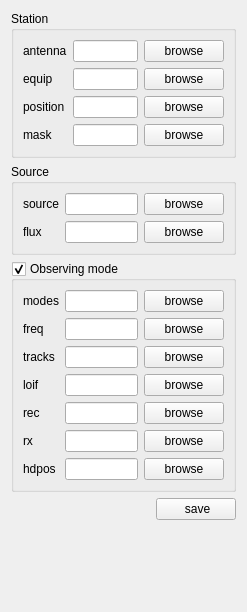
          <widget class="QWidget" name="scrollAreaWidgetContents">
           <property name="geometry">
            <rect>
             <x>0</x>
             <y>0</y>
             <width>247</width>
             <height>612</height>
            </rect>
           </property>
           <layout class="QVBoxLayout" name="verticalLayout_47">
            <item>
             <widget class="QGroupBox" name="groupBox_4">
              <property name="title">
               <string>Station</string>
              </property>
              <layout class="QFormLayout" name="formLayout_7">
               <item row="0" column="0">
                <widget class="QLabel" name="label_50">
                 <property name="text">
                  <string>antenna</string>
                 </property>
                </widget>
               </item>
               <item row="0" column="1">
                <layout class="QHBoxLayout" name="horizontalLayout_49">
                 <item>
                  <widget class="QLineEdit" name="lineEdit_pathAntenna">
                   <property name="acceptDrops">
                    <bool>true</bool>
                   </property>
                   <property name="toolTip">
                    <string>path to skd antenna catalog</string>
                   </property>
                   <property name="statusTip">
                    <string>enter path to skd antenna catalog here</string>
                   </property>
                   <property name="text">
                    <string/>
                   </property>
                  </widget>
                 </item>
                 <item>
                  <widget class="QPushButton" name="pushButton_browseAntenna">
                   <property name="toolTip">
                    <string>browse for skd antenna catalog</string>
                   </property>
                   <property name="statusTip">
                    <string>browse for skd antenna catalog</string>
                   </property>
                   <property name="text">
                    <string>browse</string>
                   </property>
                   <property name="icon">
                    <iconset resource="myresources.qrc">
                     <normaloff>:/icons/icons/folder-saved-search.png</normaloff>:/icons/icons/folder-saved-search.png</iconset>
                   </property>
                  </widget>
                 </item>
                </layout>
               </item>
               <item row="1" column="0">
                <widget class="QLabel" name="label_51">
                 <property name="text">
                  <string>equip</string>
                 </property>
                </widget>
               </item>
               <item row="1" column="1">
                <layout class="QHBoxLayout" name="horizontalLayout_50">
                 <item>
                  <widget class="QLineEdit" name="lineEdit_pathEquip">
                   <property name="toolTip">
                    <string>path to skd equip catalog</string>
                   </property>
                   <property name="statusTip">
                    <string>enter path to skd equip catalog here</string>
                   </property>
                   <property name="text">
                    <string/>
                   </property>
                  </widget>
                 </item>
                 <item>
                  <widget class="QPushButton" name="pushButton_browseEquip">
                   <property name="toolTip">
                    <string>browse for skd equp catalog</string>
                   </property>
                   <property name="statusTip">
                    <string>browse for skd equip catalog</string>
                   </property>
                   <property name="text">
                    <string>browse</string>
                   </property>
                   <property name="icon">
                    <iconset resource="myresources.qrc">
                     <normaloff>:/icons/icons/folder-saved-search.png</normaloff>:/icons/icons/folder-saved-search.png</iconset>
                   </property>
                  </widget>
                 </item>
                </layout>
               </item>
               <item row="2" column="0">
                <widget class="QLabel" name="label_53">
                 <property name="text">
                  <string>position</string>
                 </property>
                </widget>
               </item>
               <item row="2" column="1">
                <layout class="QHBoxLayout" name="horizontalLayout_51">
                 <item>
                  <widget class="QLineEdit" name="lineEdit_pathPosition">
                   <property name="toolTip">
                    <string>path to skd position catalog</string>
                   </property>
                   <property name="statusTip">
                    <string>enter path to skd position catalog here</string>
                   </property>
                   <property name="text">
                    <string/>
                   </property>
                  </widget>
                 </item>
                 <item>
                  <widget class="QPushButton" name="pushButton_browsePosition">
                   <property name="toolTip">
                    <string>browse for skd position catalog</string>
                   </property>
                   <property name="statusTip">
                    <string>browse for skd position catalog</string>
                   </property>
                   <property name="text">
                    <string>browse</string>
                   </property>
                   <property name="icon">
                    <iconset resource="myresources.qrc">
                     <normaloff>:/icons/icons/folder-saved-search.png</normaloff>:/icons/icons/folder-saved-search.png</iconset>
                   </property>
                  </widget>
                 </item>
                </layout>
               </item>
               <item row="3" column="0">
                <widget class="QLabel" name="label_54">
                 <property name="text">
                  <string>mask</string>
                 </property>
                </widget>
               </item>
               <item row="3" column="1">
                <layout class="QHBoxLayout" name="horizontalLayout_52">
                 <item>
                  <widget class="QLineEdit" name="lineEdit_pathMask">
                   <property name="toolTip">
                    <string>path to skd mask catalog</string>
                   </property>
                   <property name="statusTip">
                    <string>enter path to skd mask catalog here</string>
                   </property>
                   <property name="text">
                    <string/>
                   </property>
                  </widget>
                 </item>
                 <item>
                  <widget class="QPushButton" name="pushButton_browseMask">
                   <property name="toolTip">
                    <string>browse for skd mask catalog</string>
                   </property>
                   <property name="statusTip">
                    <string>browse for skd mask catalog</string>
                   </property>
                   <property name="text">
                    <string>browse</string>
                   </property>
                   <property name="icon">
                    <iconset resource="myresources.qrc">
                     <normaloff>:/icons/icons/folder-saved-search.png</normaloff>:/icons/icons/folder-saved-search.png</iconset>
                   </property>
                  </widget>
                 </item>
                </layout>
               </item>
              </layout>
             </widget>
            </item>
            <item>
             <widget class="QGroupBox" name="groupBox_16">
              <property name="title">
               <string>Source</string>
              </property>
              <layout class="QFormLayout" name="formLayout_8">
               <item row="0" column="0">
                <widget class="QLabel" name="label_52">
                 <property name="text">
                  <string>source</string>
                 </property>
                </widget>
               </item>
               <item row="0" column="1">
                <layout class="QHBoxLayout" name="horizontalLayout_54">
                 <item>
                  <widget class="QLineEdit" name="lineEdit_pathSource">
                   <property name="toolTip">
                    <string>path to skd source catalog</string>
                   </property>
                   <property name="statusTip">
                    <string>enter path to skd source catalog here</string>
                   </property>
                   <property name="text">
                    <string/>
                   </property>
                  </widget>
                 </item>
                 <item>
                  <widget class="QPushButton" name="pushButton_browseSource">
                   <property name="toolTip">
                    <string>browse for skd source catalog</string>
                   </property>
                   <property name="statusTip">
                    <string>browse for skd source catalog</string>
                   </property>
                   <property name="text">
                    <string>browse</string>
                   </property>
                   <property name="icon">
                    <iconset resource="myresources.qrc">
                     <normaloff>:/icons/icons/folder-saved-search.png</normaloff>:/icons/icons/folder-saved-search.png</iconset>
                   </property>
                  </widget>
                 </item>
                </layout>
               </item>
               <item row="1" column="0">
                <widget class="QLabel" name="label_55">
                 <property name="text">
                  <string>flux</string>
                 </property>
                </widget>
               </item>
               <item row="1" column="1">
                <layout class="QHBoxLayout" name="horizontalLayout_53">
                 <item>
                  <widget class="QLineEdit" name="lineEdit_pathFlux">
                   <property name="toolTip">
                    <string>path to skd flux catalog</string>
                   </property>
                   <property name="statusTip">
                    <string>enter path to skd flux catalog here</string>
                   </property>
                   <property name="text">
                    <string/>
                   </property>
                  </widget>
                 </item>
                 <item>
                  <widget class="QPushButton" name="pushButton_browseFlux">
                   <property name="toolTip">
                    <string>browse for skd flux catalog</string>
                   </property>
                   <property name="statusTip">
                    <string>browse for skd flux catalog</string>
                   </property>
                   <property name="text">
                    <string>browse</string>
                   </property>
                   <property name="icon">
                    <iconset resource="myresources.qrc">
                     <normaloff>:/icons/icons/folder-saved-search.png</normaloff>:/icons/icons/folder-saved-search.png</iconset>
                   </property>
                  </widget>
                 </item>
                </layout>
               </item>
              </layout>
             </widget>
            </item>
            <item>
             <widget class="QGroupBox" name="groupBox_17">
              <property name="toolTip">
               <string>Read skd observing mode catalogs.
If you only want to run simulations you can deselect this to avoid error messages due to missing catalog entries</string>
              </property>
              <property name="statusTip">
               <string>read skd observing mode catalogs</string>
              </property>
              <property name="title">
               <string>Observing mode</string>
              </property>
              <property name="checkable">
               <bool>true</bool>
              </property>
              <layout class="QFormLayout" name="formLayout_9">
               <item row="0" column="0">
                <widget class="QLabel" name="label_56">
                 <property name="text">
                  <string>modes</string>
                 </property>
                </widget>
               </item>
               <item row="0" column="1">
                <layout class="QHBoxLayout" name="horizontalLayout_55">
                 <item>
                  <widget class="QLineEdit" name="lineEdit_pathModes">
                   <property name="toolTip">
                    <string>path to skd modes catalog</string>
                   </property>
                   <property name="statusTip">
                    <string>enter path to skd modes catalog here</string>
                   </property>
                   <property name="text">
                    <string/>
                   </property>
                  </widget>
                 </item>
                 <item>
                  <widget class="QPushButton" name="pushButton_browsModes">
                   <property name="toolTip">
                    <string>browse for skd modes catalog</string>
                   </property>
                   <property name="statusTip">
                    <string>browse for skd modes catalog</string>
                   </property>
                   <property name="text">
                    <string>browse</string>
                   </property>
                   <property name="icon">
                    <iconset resource="myresources.qrc">
                     <normaloff>:/icons/icons/folder-saved-search.png</normaloff>:/icons/icons/folder-saved-search.png</iconset>
                   </property>
                  </widget>
                 </item>
                </layout>
               </item>
               <item row="1" column="0">
                <widget class="QLabel" name="label_58">
                 <property name="text">
                  <string>freq</string>
                 </property>
                </widget>
               </item>
               <item row="1" column="1">
                <layout class="QHBoxLayout" name="horizontalLayout_56">
                 <item>
                  <widget class="QLineEdit" name="lineEdit_pathFreq">
                   <property name="toolTip">
                    <string>path to skd freq catalog</string>
                   </property>
                   <property name="statusTip">
                    <string>enter path to skd freq catalog here</string>
                   </property>
                   <property name="text">
                    <string/>
                   </property>
                  </widget>
                 </item>
                 <item>
                  <widget class="QPushButton" name="pushButton_browseFreq">
                   <property name="toolTip">
                    <string>browse for skd freq catalog</string>
                   </property>
                   <property name="statusTip">
                    <string>browse for skd freq catalog</string>
                   </property>
                   <property name="text">
                    <string>browse</string>
                   </property>
                   <property name="icon">
                    <iconset resource="myresources.qrc">
                     <normaloff>:/icons/icons/folder-saved-search.png</normaloff>:/icons/icons/folder-saved-search.png</iconset>
                   </property>
                  </widget>
                 </item>
                </layout>
               </item>
               <item row="2" column="0">
                <widget class="QLabel" name="label_62">
                 <property name="text">
                  <string>tracks</string>
                 </property>
                </widget>
               </item>
               <item row="2" column="1">
                <layout class="QHBoxLayout" name="horizontalLayout_59">
                 <item>
                  <widget class="QLineEdit" name="lineEdit_pathTracks">
                   <property name="toolTip">
                    <string>path to skd tracks catalog</string>
                   </property>
                   <property name="statusTip">
                    <string>enter path to skd tracks catalog here</string>
                   </property>
                   <property name="text">
                    <string/>
                   </property>
                  </widget>
                 </item>
                 <item>
                  <widget class="QPushButton" name="pushButton_browseTracks">
                   <property name="toolTip">
                    <string>browse for skd tracks catalog</string>
                   </property>
                   <property name="statusTip">
                    <string>browse for skd tracks catalog</string>
                   </property>
                   <property name="text">
                    <string>browse</string>
                   </property>
                   <property name="icon">
                    <iconset resource="myresources.qrc">
                     <normaloff>:/icons/icons/folder-saved-search.png</normaloff>:/icons/icons/folder-saved-search.png</iconset>
                   </property>
                  </widget>
                 </item>
                </layout>
               </item>
               <item row="3" column="0">
                <widget class="QLabel" name="label_59">
                 <property name="text">
                  <string>loif</string>
                 </property>
                </widget>
               </item>
               <item row="3" column="1">
                <layout class="QHBoxLayout" name="horizontalLayout_58">
                 <item>
                  <widget class="QLineEdit" name="lineEdit_pathLoif">
                   <property name="toolTip">
                    <string>path to skd loif catalog</string>
                   </property>
                   <property name="statusTip">
                    <string>enter path to skd loif catalog here</string>
                   </property>
                   <property name="text">
                    <string/>
                   </property>
                  </widget>
                 </item>
                 <item>
                  <widget class="QPushButton" name="pushButton_browseLoif">
                   <property name="toolTip">
                    <string>browse for skd loif catalog</string>
                   </property>
                   <property name="statusTip">
                    <string>browse for skd loif catalog</string>
                   </property>
                   <property name="text">
                    <string>browse</string>
                   </property>
                   <property name="icon">
                    <iconset resource="myresources.qrc">
                     <normaloff>:/icons/icons/folder-saved-search.png</normaloff>:/icons/icons/folder-saved-search.png</iconset>
                   </property>
                  </widget>
                 </item>
                </layout>
               </item>
               <item row="4" column="0">
                <widget class="QLabel" name="label_60">
                 <property name="text">
                  <string>rec</string>
                 </property>
                </widget>
               </item>
               <item row="4" column="1">
                <layout class="QHBoxLayout" name="horizontalLayout_57">
                 <item>
                  <widget class="QLineEdit" name="lineEdit_pathRec">
                   <property name="toolTip">
                    <string>path to skd rec catalog</string>
                   </property>
                   <property name="statusTip">
                    <string>enter path to skd rec catalog here</string>
                   </property>
                   <property name="text">
                    <string/>
                   </property>
                  </widget>
                 </item>
                 <item>
                  <widget class="QPushButton" name="pushButton_browseRec">
                   <property name="toolTip">
                    <string>browse for skd rec catalog</string>
                   </property>
                   <property name="statusTip">
                    <string>browse for skd rec catalog</string>
                   </property>
                   <property name="text">
                    <string>browse</string>
                   </property>
                   <property name="icon">
                    <iconset resource="myresources.qrc">
                     <normaloff>:/icons/icons/folder-saved-search.png</normaloff>:/icons/icons/folder-saved-search.png</iconset>
                   </property>
                  </widget>
                 </item>
                </layout>
               </item>
               <item row="5" column="0">
                <widget class="QLabel" name="label_61">
                 <property name="text">
                  <string>rx</string>
                 </property>
                </widget>
               </item>
               <item row="5" column="1">
                <layout class="QHBoxLayout" name="horizontalLayout_60">
                 <item>
                  <widget class="QLineEdit" name="lineEdit_pathRx">
                   <property name="toolTip">
                    <string>path to skd rx catalog</string>
                   </property>
                   <property name="statusTip">
                    <string>enter path to skd rx catalog here</string>
                   </property>
                   <property name="text">
                    <string/>
                   </property>
                  </widget>
                 </item>
                 <item>
                  <widget class="QPushButton" name="pushButton_browseRx">
                   <property name="toolTip">
                    <string>browse for skd rx catalog</string>
                   </property>
                   <property name="statusTip">
                    <string>browse for skd rx catalog</string>
                   </property>
                   <property name="text">
                    <string>browse</string>
                   </property>
                   <property name="icon">
                    <iconset resource="myresources.qrc">
                     <normaloff>:/icons/icons/folder-saved-search.png</normaloff>:/icons/icons/folder-saved-search.png</iconset>
                   </property>
                  </widget>
                 </item>
                </layout>
               </item>
               <item row="6" column="0">
                <widget class="QLabel" name="label_57">
                 <property name="text">
                  <string>hdpos</string>
                 </property>
                </widget>
               </item>
               <item row="6" column="1">
                <layout class="QHBoxLayout" name="horizontalLayout_61">
                 <item>
                  <widget class="QLineEdit" name="lineEdit_pathHdpos">
                   <property name="toolTip">
                    <string>path to skd hdpos catalog</string>
                   </property>
                   <property name="statusTip">
                    <string>enter path to skd hdpos catalog here</string>
                   </property>
                   <property name="text">
                    <string/>
                   </property>
                  </widget>
                 </item>
                 <item>
                  <widget class="QPushButton" name="pushButton_browseHdpos">
                   <property name="toolTip">
                    <string>browse for skd hdpos catalog</string>
                   </property>
                   <property name="statusTip">
                    <string>browse for skd hdpos catalog</string>
                   </property>
                   <property name="text">
                    <string>browse</string>
                   </property>
                   <property name="icon">
                    <iconset resource="myresources.qrc">
                     <normaloff>:/icons/icons/folder-saved-search.png</normaloff>:/icons/icons/folder-saved-search.png</iconset>
                   </property>
                  </widget>
                 </item>
                </layout>
               </item>
              </layout>
             </widget>
            </item>
            <item>
             <layout class="QHBoxLayout" name="horizontalLayout_87">
              <item>
               <spacer name="horizontalSpacer_10">
                <property name="orientation">
                 <enum>Qt::Horizontal</enum>
                </property>
                <property name="sizeHint" stdset="0">
                 <size>
                  <width>40</width>
                  <height>20</height>
                 </size>
                </property>
               </spacer>
              </item>
              <item>
               <widget class="QPushButton" name="pushButton_saveCatalogPathes">
                <property name="toolTip">
                 <string>save all pathes</string>
                </property>
                <property name="statusTip">
                 <string>save all pathes</string>
                </property>
                <property name="text">
                 <string> save</string>
                </property>
                <property name="icon">
                 <iconset resource="myresources.qrc">
                  <normaloff>:/icons/icons/document-export.png</normaloff>:/icons/icons/document-export.png</iconset>
                </property>
               </widget>
              </item>
             </layout>
            </item>
            <item>
             <spacer name="verticalSpacer_3">
              <property name="orientation">
               <enum>Qt::Vertical</enum>
              </property>
              <property name="sizeHint" stdset="0">
               <size>
                <width>20</width>
                <height>40</height>
               </size>
              </property>
             </spacer>
            </item>
           </layout>
          </widget>
